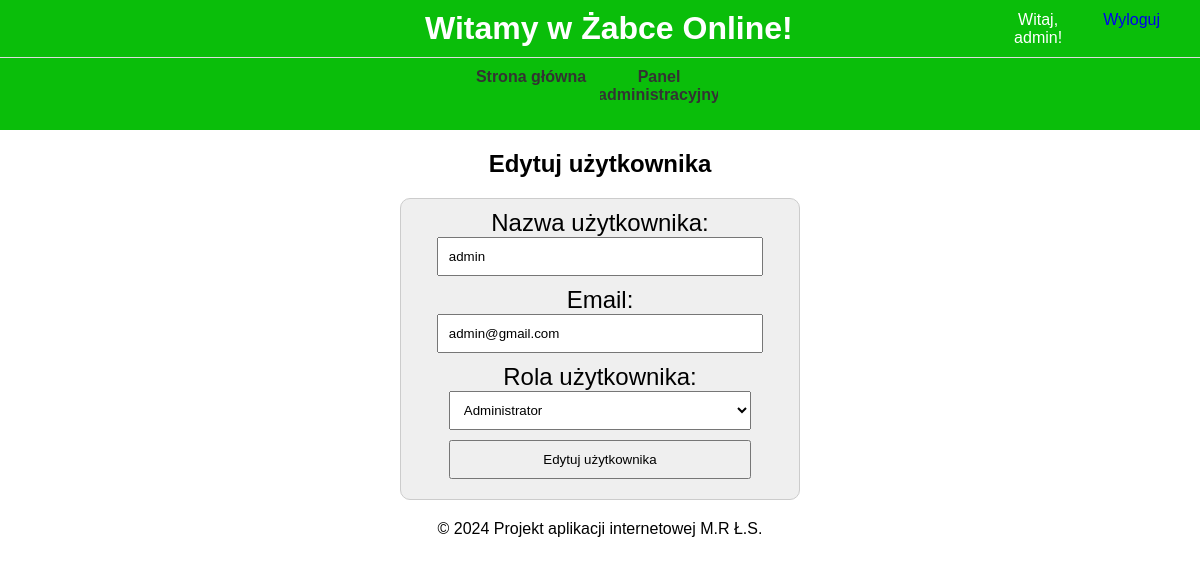
/admin/edit_user.php?id=1 (signed in), run on the app's committed database.
### tables this page shows
CREATE TABLE `users` (
  `id` int(11) NOT NULL,
  `username` varchar(50) NOT NULL,
  `password` varchar(255) NOT NULL,
  `email` varchar(100) NOT NULL,
  `role` enum('user','moderator','administrator') NOT NULL DEFAULT 'user',
  `created_at` timestamp NOT NULL DEFAULT current_timestamp()
);

### includes/functions.php (called while the page is built, shortened)
<?php
function getUserById($id) {
    global $pdo;
    $sql = "SELECT * FROM users WHERE id = ?";
    $stmt = $pdo->prepare($sql);
    $stmt->execute([$id]);
    return $stmt->fetch(PDO::FETCH_ASSOC);
}
?>

### admin/edit_user.php (the view, shortened to what this page needs)
<?php
include '../includes/db.php';
include '../includes/functions.php';
include '../includes/header.php';
$user_id = $_GET['id'];
$user = getUserById($user_id);
?>
<h2>Edytuj użytkownika</h2>
<form method="post">
    <label for="username">Nazwa użytkownika:</label>
    <input type="text" id="username" name="username" value="<?php echo htmlspecialchars($user['username']); ?>" required>
    <label for="email">Email:</label>
    <input type="email" id="email" name="email" value="<?php echo htmlspecialchars($user['email']); ?>" required>
    <label for="role">Rola użytkownika:</label>
    <select id="role" name="role">
        <option value="administrator" <?php if ($user['role'] === 'administrator') echo 'selected'; ?>>Administrator</option>
    </select>
    <button type="submit">Edytuj użytkownika</button>
</form>
<?php include '../includes/footer.php'; ?>

### css/styles.css (style rules this page uses)
body { font-family: Arial, sans-serif; text-align: center; margin: 0px; }
form, table { max-width: 400px; margin: 20px auto; padding: 10px; border: 1px solid #ccc; background: #efefef; box-sizing: border-box; margin-top: 5px; border-radius: 10px; text-align: center; font-size: 150%; }
form input, form select, form button { width: 80%; padding: 10px; margin-bottom: 10px; }

### data on the page
users: username "admin", email "admin@gmail.com", role "Administrator"

### other printed values
$_SESSION['user']['username'] "admin"
